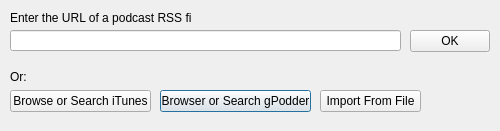
<?xml version="1.0" encoding="UTF-8"?>
<ui version="4.0">
 <class>AddPodcastDialog</class>
 <widget class="QDialog" name="AddPodcastDialog">
  <property name="geometry">
   <rect>
    <x>0</x>
    <y>0</y>
    <width>500</width>
    <height>131</height>
   </rect>
  </property>
  <property name="windowTitle">
   <string>Add Podcast</string>
  </property>
  <widget class="QPushButton" name="importFromGpodderButton">
   <property name="geometry">
    <rect>
     <x>160</x>
     <y>90</y>
     <width>151</width>
     <height>22</height>
    </rect>
   </property>
   <property name="text">
    <string>Browser or Search gPodder</string>
   </property>
  </widget>
  <widget class="QLabel" name="label">
   <property name="geometry">
    <rect>
     <x>10</x>
     <y>10</y>
     <width>181</width>
     <height>16</height>
    </rect>
   </property>
   <property name="text">
    <string>Enter the URL of a podcast RSS file:</string>
   </property>
  </widget>
  <widget class="QLabel" name="label_2">
   <property name="geometry">
    <rect>
     <x>10</x>
     <y>70</y>
     <width>47</width>
     <height>14</height>
    </rect>
   </property>
   <property name="text">
    <string>Or:</string>
   </property>
  </widget>
  <widget class="QLineEdit" name="rssUrlLineEdit">
   <property name="geometry">
    <rect>
     <x>10</x>
     <y>30</y>
     <width>391</width>
     <height>21</height>
    </rect>
   </property>
  </widget>
  <widget class="QPushButton" name="importFromFileButton">
   <property name="geometry">
    <rect>
     <x>320</x>
     <y>90</y>
     <width>101</width>
     <height>22</height>
    </rect>
   </property>
   <property name="focusPolicy">
    <enum>Qt::StrongFocus</enum>
   </property>
   <property name="text">
    <string>Import From File</string>
   </property>
  </widget>
  <widget class="QPushButton" name="importFromItunesButton">
   <property name="geometry">
    <rect>
     <x>10</x>
     <y>90</y>
     <width>141</width>
     <height>22</height>
    </rect>
   </property>
   <property name="focusPolicy">
    <enum>Qt::NoFocus</enum>
   </property>
   <property name="text">
    <string>Browse or Search iTunes</string>
   </property>
  </widget>
  <widget class="QPushButton" name="rssUrlOkButton">
   <property name="geometry">
    <rect>
     <x>410</x>
     <y>30</y>
     <width>80</width>
     <height>22</height>
    </rect>
   </property>
   <property name="text">
    <string>OK</string>
   </property>
  </widget>
 </widget>
 <resources/>
 <connections/>
</ui>
